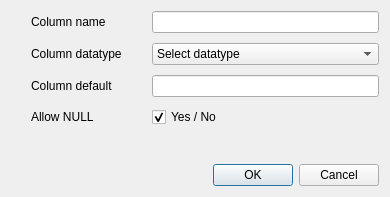
<?xml version="1.0" encoding="UTF-8"?>
<ui version="4.0">
 <class>Dialog_AddColumn</class>
 <widget class="QDialog" name="Dialog_AddColumn">
  <property name="geometry">
   <rect>
    <x>0</x>
    <y>0</y>
    <width>390</width>
    <height>197</height>
   </rect>
  </property>
  <property name="windowTitle">
   <string>Dialog</string>
  </property>
  <layout class="QVBoxLayout" name="verticalLayout">
   <item>
    <layout class="QFormLayout" name="formLayout_AddColumn">
     <property name="sizeConstraint">
      <enum>QLayout::SetMinAndMaxSize</enum>
     </property>
     <property name="fieldGrowthPolicy">
      <enum>QFormLayout::AllNonFixedFieldsGrow</enum>
     </property>
     <property name="labelAlignment">
      <set>Qt::AlignLeading|Qt::AlignLeft|Qt::AlignVCenter</set>
     </property>
     <property name="formAlignment">
      <set>Qt::AlignLeading|Qt::AlignLeft|Qt::AlignTop</set>
     </property>
     <property name="horizontalSpacing">
      <number>30</number>
     </property>
     <property name="verticalSpacing">
      <number>10</number>
     </property>
     <property name="leftMargin">
      <number>20</number>
     </property>
     <item row="0" column="0">
      <widget class="QLabel" name="label_AddColumnName">
       <property name="text">
        <string>Column name</string>
       </property>
      </widget>
     </item>
     <item row="0" column="1">
      <widget class="QLineEdit" name="le_AddColumnName"/>
     </item>
     <item row="1" column="0">
      <widget class="QLabel" name="label_AddColumnDatatype">
       <property name="text">
        <string>Column datatype</string>
       </property>
      </widget>
     </item>
     <item row="1" column="1">
      <widget class="QComboBox" name="cb_AddColumnDatatype">
       <item>
        <property name="text">
         <string>Select datatype</string>
        </property>
       </item>
       <item>
        <property name="text">
         <string>TINYTEXT</string>
        </property>
       </item>
       <item>
        <property name="text">
         <string>TEXT</string>
        </property>
       </item>
       <item>
        <property name="text">
         <string>TINYINT</string>
        </property>
       </item>
       <item>
        <property name="text">
         <string>SMALLINT</string>
        </property>
       </item>
       <item>
        <property name="text">
         <string>INT</string>
        </property>
       </item>
       <item>
        <property name="text">
         <string>DOUBLE</string>
        </property>
       </item>
       <item>
        <property name="text">
         <string>DATE</string>
        </property>
       </item>
       <item>
        <property name="text">
         <string>TIME</string>
        </property>
       </item>
       <item>
        <property name="text">
         <string>DATETIME</string>
        </property>
       </item>
      </widget>
     </item>
     <item row="2" column="0">
      <widget class="QLabel" name="label_AddColumnDefaultValue">
       <property name="text">
        <string>Column default</string>
       </property>
      </widget>
     </item>
     <item row="2" column="1">
      <widget class="QLineEdit" name="le_AddColumnDefaultValue">
       <property name="text">
        <string/>
       </property>
      </widget>
     </item>
     <item row="3" column="0">
      <widget class="QLabel" name="label_AddColumnAllowNull">
       <property name="sizePolicy">
        <sizepolicy hsizetype="Preferred" vsizetype="Preferred">
         <horstretch>0</horstretch>
         <verstretch>0</verstretch>
        </sizepolicy>
       </property>
       <property name="text">
        <string>Allow NULL</string>
       </property>
      </widget>
     </item>
     <item row="3" column="1">
      <widget class="QCheckBox" name="checkb_AddColumnAllowNull">
       <property name="text">
        <string>Yes / No</string>
       </property>
       <property name="checked">
        <bool>true</bool>
       </property>
       <property name="tristate">
        <bool>false</bool>
       </property>
      </widget>
     </item>
    </layout>
   </item>
   <item>
    <widget class="QDialogButtonBox" name="buttonBox_AddColumn">
     <property name="orientation">
      <enum>Qt::Horizontal</enum>
     </property>
     <property name="standardButtons">
      <set>QDialogButtonBox::Cancel|QDialogButtonBox::Ok</set>
     </property>
    </widget>
   </item>
  </layout>
 </widget>
 <resources/>
 <connections>
  <connection>
   <sender>buttonBox_AddColumn</sender>
   <signal>accepted()</signal>
   <receiver>Dialog_AddColumn</receiver>
   <slot>accept()</slot>
   <hints>
    <hint type="sourcelabel">
     <x>248</x>
     <y>254</y>
    </hint>
    <hint type="destinationlabel">
     <x>157</x>
     <y>274</y>
    </hint>
   </hints>
  </connection>
  <connection>
   <sender>buttonBox_AddColumn</sender>
   <signal>rejected()</signal>
   <receiver>Dialog_AddColumn</receiver>
   <slot>reject()</slot>
   <hints>
    <hint type="sourcelabel">
     <x>316</x>
     <y>260</y>
    </hint>
    <hint type="destinationlabel">
     <x>286</x>
     <y>274</y>
    </hint>
   </hints>
  </connection>
 </connections>
</ui>
